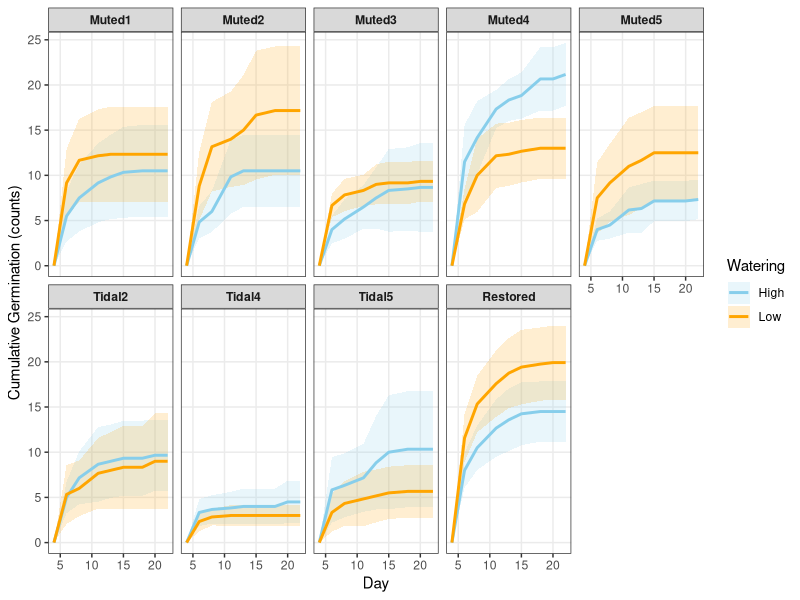
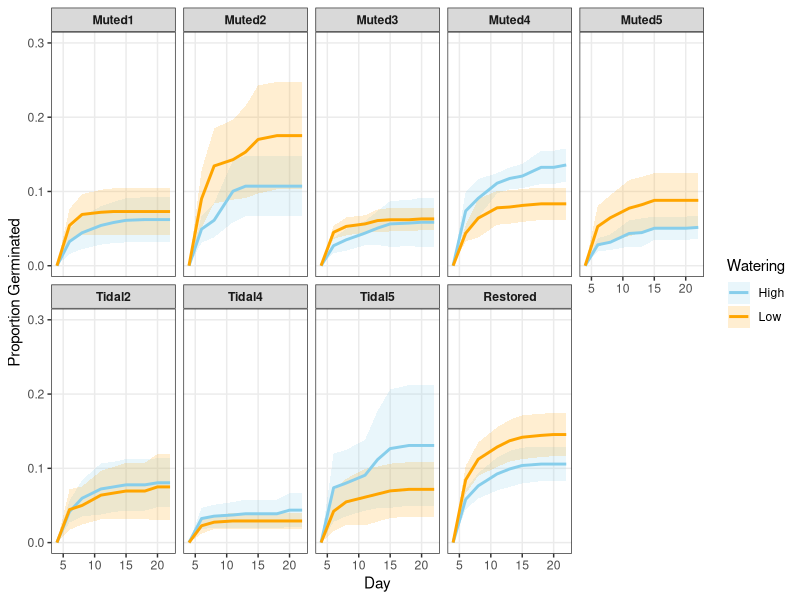
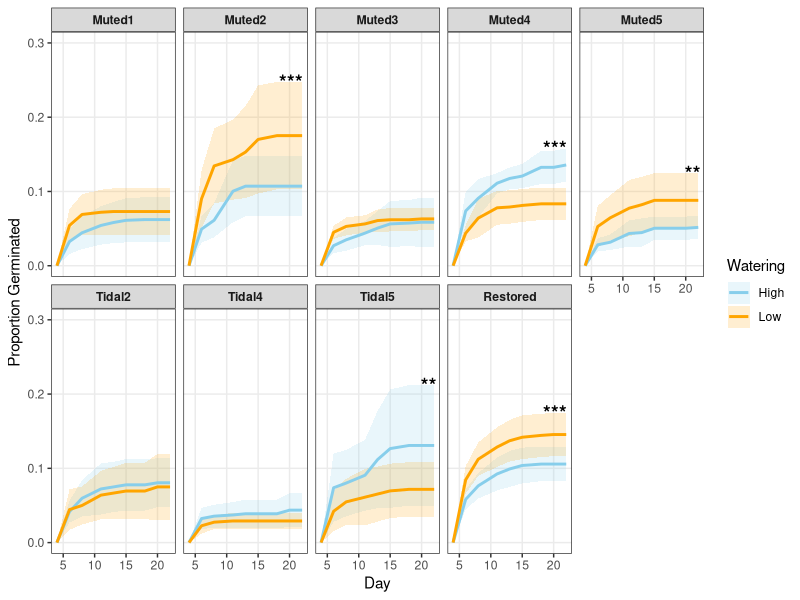
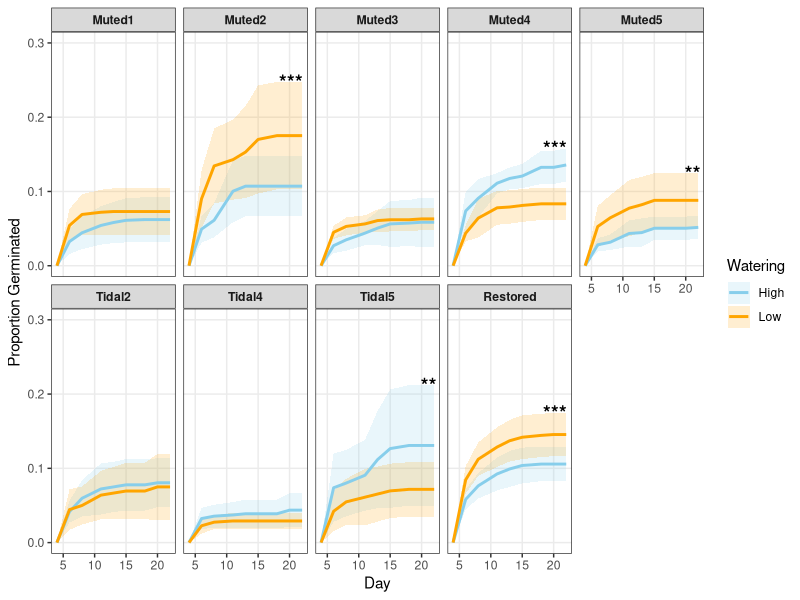

Write the R code that produced these figures, in order.
## CUMULATIVE TOTAL GERMINATION ANALYSIS

setwd("~/R data/Chp2SeedSource/Exp 2 - Moisture")

library(dplyr)
library(tidyr)
library(ggplot2)
library(glmmTMB)
library(emmeans)
library(cowplot)

#### 1. Read data and combine seed sources ####
fldata <- read.csv("MoistureStress.csv")

fldata <- fldata %>%
  mutate(
    Seed.Source = as.character(Seed.Source),
    Seed.Source = ifelse(Seed.Source %in% c("P1", "P2"), "Hester", Seed.Source),
    Seed.Source = factor(Seed.Source),
    SiteID = factor(SiteID),
    Watering = factor(Watering, levels = c("High", "Low")),
    TidalCat = factor(TidalCat)
  )

#### 2. Reshape to long format ####
fllong <- fldata %>%
  pivot_longer(
    cols = starts_with("D"),
    names_to = "Days",
    values_to = "value"
  ) %>%
  mutate(
    Days = as.numeric(gsub("D", "", Days))
  )

#### 3. Convert alive counts to cumulative germination ####
cum_dat <- fllong %>%
  arrange(IDTag, Days) %>%
  group_by(IDTag, SiteID, Watering, Seeds, Seed.Source, TidalCat) %>%
  mutate(
    alive_count = value,
    cum_germ    = cummax(alive_count),
    failures    = Seeds - cum_germ,
    prop        = cum_germ / Seeds
  ) %>%
  ungroup() %>%
  filter(!is.na(cum_germ), Seeds > 0, cum_germ >= 0, failures >= 0)

#### 4. Option 1: Proportion data ####
plot_dat_prop <- cum_dat %>%
  group_by(SiteID, Seed.Source, Watering, Days, TidalCat) %>%
  summarise(
    mean_prop = mean(prop, na.rm = TRUE),
    se_prop   = sd(prop, na.rm = TRUE) / sqrt(sum(!is.na(prop))),
    .groups   = "drop"
  ) %>%
  mutate(
    lwr = pmax(mean_prop - 1.96 * se_prop, 0),
    upr = pmin(mean_prop + 1.96 * se_prop, 1)
  )

#### 4. Option 2: Count data ####
plot_dat_count <- cum_dat %>%
  group_by(SiteID, Seed.Source, Watering, Days, TidalCat) %>%
  summarise(
    mean_germ = mean(cum_germ, na.rm = TRUE),
    se_germ   = sd(cum_germ, na.rm = TRUE) / sqrt(sum(!is.na(cum_germ))),
    .groups   = "drop"
  ) %>%
  mutate(
    lwr = pmax(mean_germ - 1.96 * se_germ, 0),
    upr = mean_germ + 1.96 * se_germ
  )

#### 5. Set site order by tidal category ####
tidal_sites  <- sort(unique(plot_dat_count$SiteID[plot_dat_count$TidalCat == "Tidal"]))
muted_sites  <- sort(unique(plot_dat_count$SiteID[plot_dat_count$TidalCat == "Muted"]))
rest_sites   <- sort(unique(plot_dat_count$SiteID[plot_dat_count$TidalCat == "Restored"]))

panel_order <- c(muted_sites, tidal_sites, rest_sites)

plot_dat_count$SiteID <- factor(plot_dat_count$SiteID, levels = panel_order)
plot_dat_prop$SiteID  <- factor(plot_dat_prop$SiteID,  levels = panel_order)

#### 6.  Count plot ####
watering_colors <- c(Low = 'orange', High = 'skyblue')

final_count_plot <- ggplot(plot_dat_count,
                           aes(x = Days, y = mean_germ,
                               color = Watering, group = Watering)) +
  geom_ribbon(aes(ymin = lwr, ymax = upr, fill = Watering),
              alpha = 0.18, color = NA) +
  geom_line(linewidth = 1) +
  facet_wrap(~ SiteID, nrow = 2) +
  scale_color_manual(values = watering_colors) +
  scale_fill_manual(values = watering_colors) +
  labs(x = "Day", y = "Cumulative Germination (counts)") +
  theme_bw() +
  theme(panel.grid.minor = element_blank(),
        strip.text = element_text(face = "bold"),
        legend.position = "right")

final_count_plot

#### 8. Proportion plot ####
final_cum_plot <- ggplot(plot_dat_prop,
                         aes(x = Days, y = mean_prop,
                             color = Watering, group = Watering)) +
  geom_ribbon(aes(ymin = lwr, ymax = upr, fill = Watering),
              alpha = 0.18, color = NA) +
  geom_line(linewidth = 1) +
  facet_wrap(~ SiteID, nrow = 2, drop = FALSE) +
  scale_color_manual(values = watering_colors) +
  scale_fill_manual(values = watering_colors) +
  scale_y_continuous(limits = c(0, 0.3)) +
  labs(x = "Day", y = "Proportion Germinated") +
  theme_bw() +
  theme(panel.grid.minor = element_blank(),
        strip.text = element_text(face = "bold"),
        legend.position = "right")

final_cum_plot

#### 9. Stats at final timepoint####

final_day <- cum_dat %>%
  group_by(IDTag, Seed.Source, SiteID, Watering, TidalCat) %>%
  slice_max(order_by = Days, n = 1, with_ties = FALSE) %>%
  ungroup()

stat_dat <- final_day %>%
  group_by(SiteID) %>%
  summarise(
    p_value = {
      m <- glm(cbind(cum_germ, failures) ~ Watering,
               family = binomial, data = cur_data())
      summary(m)$coefficients["WateringLow", "Pr(>|z|)"]
    },
    .groups = "drop"
  ) %>%
  mutate(
    sig = case_when(
      p_value < 0.001 ~ "***",
      p_value < 0.01  ~ "**",
      p_value < 0.05  ~ "*",
      #  TRUE            ~ "ns"
    )
  )

# get y positions
y_pos <- plot_dat_prop %>%
  group_by(SiteID) %>%
  summarise(y = max(upr, na.rm = TRUE), .groups = "drop")

stat_dat <- left_join(stat_dat, y_pos, by = "SiteID")

#### 10. Add stats to proportion plot ####

final_cum_plot +
  geom_text(data = stat_dat,
            aes(x = Inf, y = y, label = sig),
            inherit.aes = FALSE,
            hjust = 1.2,
            size = 5,
            fontface = "bold")                                                                                                                                                                                                                          
                                                                                                                                                                                                                                                     final_cum_plot +geom_text(data = stat_dat,aes(x = Inf, y = y, label = sig),inherit.aes = FALSE,hjust = 1.2,size = 5,fontface = "bold")
